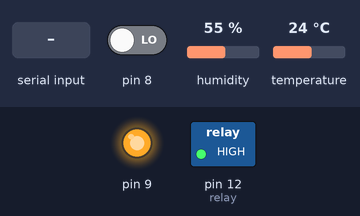
A sketch run on a simulated Arduino Uno, built with avr-gcc and run on an emulated ATmega328P. Shown: switched loads named in the sketch (green lamp = pin HIGH), output pins drawn as LEDs (lit = HIGH). The inputs (shaded band) are chosen by the test bench; at power-on: pin 8 LOW, humidity 55 %, temperature 24 °C. What the sketch prints to the serial monitor is not drawn.

Above: at 1.2 s.
1.3 s: "1" received over Serial
At 3.2 s:
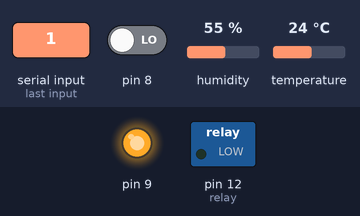
3.7 s: "z" received over Serial
At 5.7 s:
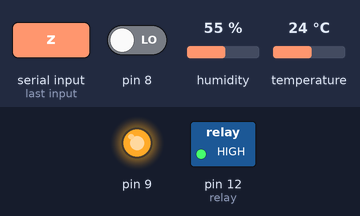
Timing chart, 0 to 7.2 s (numbered marks = the images above; inputs shaded):
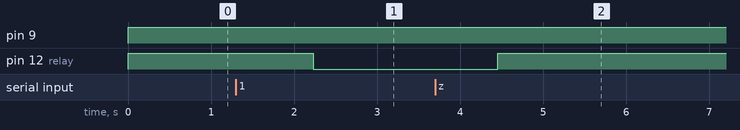

The sketch:

code.ino
```cpp
#include "DHT.h"
int temp; //temperatura
long distancia; //distancia del objeto al sensor
long tiempo; // tiempo de ultrasonidos
int pin=2; //pin de temperatura
DHT dht(pin,DHT11); //sensor tipo DHT11
int cont=28; //cada 10 segundos aprox cambia
int cont_temp = 122; // contador de temperatura. cada 1 min cambia
boolean trobat=false; //cada 10 segundos cambia movement sensor
boolean trobat_temp = false; // cada 1 min cambia temperature sensor
int relay = 12; //pin del relé
char val = '0'; // 1=encender luz, 0= apagar luz
int led = 5; //pin del led
void encender_luz(){
  if(Serial.available()>0){
    val = Serial.read();
    if(val == '1'){
      digitalWrite(relay,LOW); //ENCENDER
    }
    else{
      digitalWrite(relay,HIGH); //APAGAR
    }
  }
}

void movement(){
  digitalWrite(9,LOW); /* Por cuestión de estabilización del sensor*/
  delayMicroseconds(10);
  digitalWrite(9, HIGH);
  delayMicroseconds(10);
  tiempo=pulseIn(8, HIGH);
  distancia= int(0.017*tiempo);
  if (distancia < 20 and cont == 28 and distancia != 0){
   digitalWrite(led,HIGH);
   Serial.println("dd"); //enviamos una d por el puerto serie
   Serial.flush();
    trobat=true;
  }
  if(cont == 14) digitalWrite(led,LOW);
  if(trobat) --cont;
  if(cont==0) {
    cont=28;
    trobat=false;

    }
}

void temperature(){
  temp = dht.readTemperature();
  if(!isnan(temp)){
    if (cont_temp == 122){
    Serial.println(temp - 3); // enviamos la temperatura por el puerto serie
    Serial.flush();
    trobat_temp = true;
    }
  }
  if(trobat_temp) --cont_temp;
  if(cont_temp == 0) {
    cont_temp = 122;
    trobat_temp = false;
  }
}

void setup(){
  Serial.begin(9600);
  pinMode(9, OUTPUT); /*activación del pin 9 como salida: para el pulso ultrasónico*/
  pinMode(8, INPUT); /*activación del pin 8 como entrada: tiempo del rebote del ultrasonido*/
  pinMode(relay,OUTPUT); // pin 12 de salida para la luz
  digitalWrite(relay,HIGH); //DEFAULT APAGADO
  dht.begin(); //init del sensor de temperatura
}


void loop() {
  encender_luz();
  movement();
  temperature();
  delay(100);
}
```

Measured:
- after the input at 1.3 s, pin 12 (relay): HIGH → LOW after 0.93 s
- after the input at 3.7 s, pin 12 (relay): LOW → HIGH after 0.75 s
